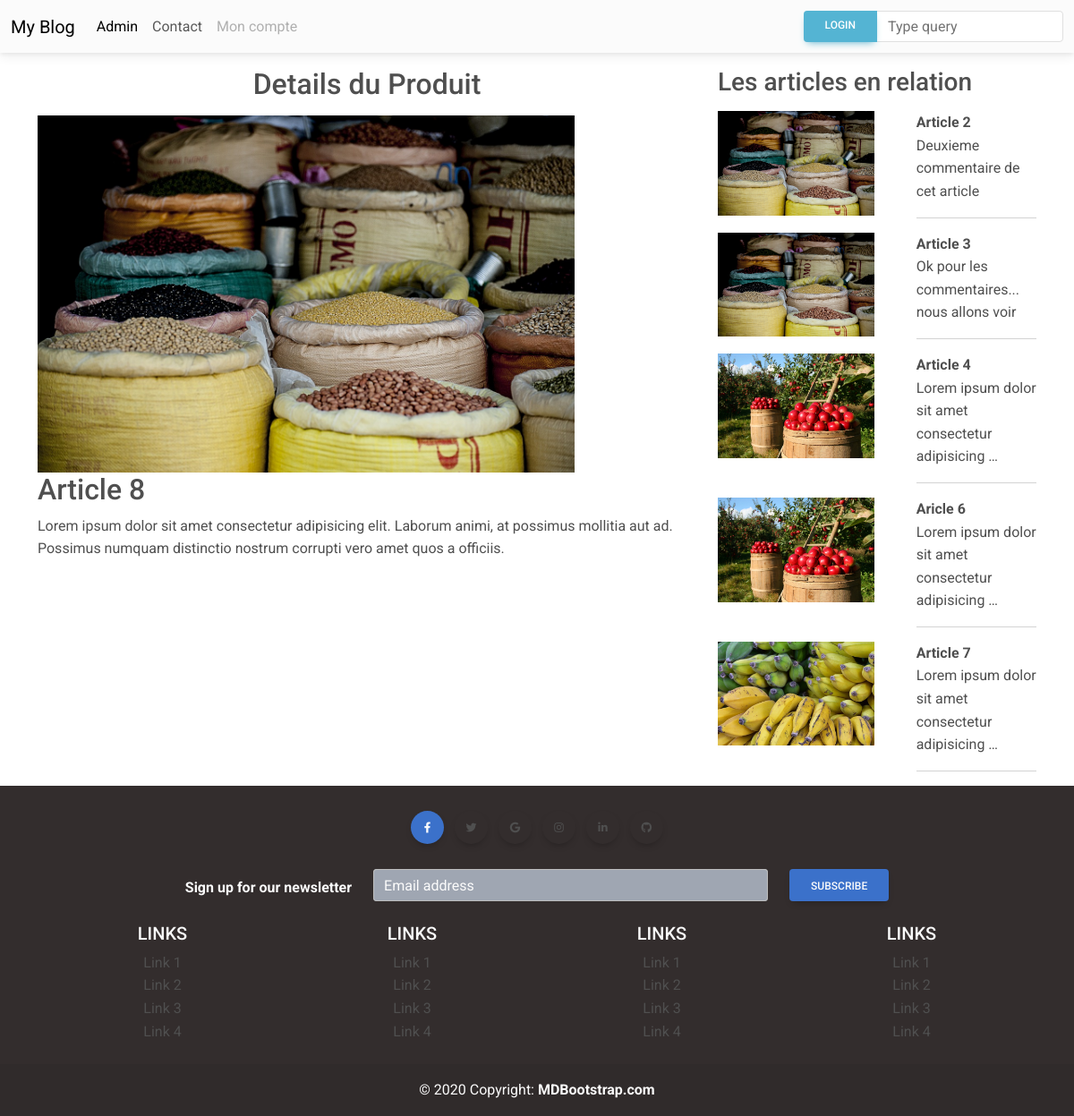
The app's page /article/11 with its own data.
### blog/models.py (models this page shows, shortened)
class Article(models.Model):
    user      = models.ForeignKey(User, on_delete=models.CASCADE, null=True)
    title     = models.CharField(max_length=50)
    Category  = models.ForeignKey(Category, on_delete=models.CASCADE)
    des       = models.TextField()
    image     = models.ImageField(null=True, blank=True)
    create_at = models.DateTimeField(auto_now_add=True)
    upload_at = models.DateTimeField(auto_now=True)

### blog/views.py (the view)
# urls.py: path('article/<int:id>', detail, name="detail"),
def detail(request, id) :
    article = get_object_or_404(Article, id=id)
    Category= article.Category
    article_en_relation = Article.objects.filter(Category=Category)[:5]
    return render(request, 'detail.html', {'article':article, 'aer':article_en_relation})

### blog/templates/detail.html
{% extends 'base.html' %} {% block content %}
<div class="container">
  <div class="row">
    <div class="col-md-8">
      <h2 class="text-center my-3">Details du Produit</h2>
      <img src=" {{article.image.url}} " alt="" style="max-width: 600px" />
      <h2>{{article.title}}</h2>
      <p>{{article.des}}</p>
    </div>
    <div class="col-md-4">
      <h3 class="my-3">Les articles en relation</h3>
      <div class="row">
        {% for art in aer %}
        {% if art.id != article.id %}
        <div class="col-md-7">
          <a href="{% url 'detail' id=art.id %}">
            <img src=" {{art.image.url}} " alt="" style="max-width: 175px" />
          </a>
        </div>
        <div class="col-5">
          <strong> {{art.title}} </strong> <br />
          {{art.des|truncatewords:7}}
          <hr />
        </div>
        {% endif %} {% endfor %}
      </div>
    </div>
  </div>
</div>
{% endblock %}

### blog/templates/base.html (shortened to what this page needs)
<!DOCTYPE html>
{% load static %}
<html lang="en">
  <head>
    <link
      rel="stylesheet"
      href="https://cdnjs.cloudflare.com/ajax/libs/font-awesome/6.0.0/css/all.min.css"
    />
    <link rel="stylesheet" href="{% static 'css/mdb.min.css' %}" />
  </head>
  <body>
     {% include '_nav.html' %}
    {% block content %} {% endblock %}
     {% include '_footer.html' %}
  </body>
</html>

### blog/templates/_nav.html (shortened to what this page needs)
<nav class="navbar navbar-expand-lg navbar-light bg-body-tertiary">
  <div class="container-fluid">
    <a class="navbar-brand" href="#">My Blog</a>
    <div class="collapse navbar-collapse" id="navbarTogglerDemo03">
      <ul class="navbar-nav me-auto mb-2 mb-lg-0">
        <li class="nav-item">
          <a class="nav-link active" aria-current="page" href="#">Admin</a>
        </li>
        <li class="nav-item">
          <a class="nav-link" href="#">Contact</a>
        </li>
        <li class="nav-item">
          <a class="nav-link disabled">Mon compte</a>
        </li>
      </ul>
      <form class="d-flex input-group w-auto" action="{% url 'search' %} ">
        {% if user.is_authenticated %}
        <a href="{% url 'logout' %}" class="btn btn-info" >Logout</a>
        {% else %}
        <a href="{% url 'login-blog' %}" class="btn btn-info" >Login</a>
        {% endif %}
        <input
          type="search"
          class="form-control"
          placeholder="Type query"
          aria-label="Search"
          name="article"
        />
      </form>
    </div>
  </div>
</nav>

### blog/templates/_footer.html
<footer class="bg-dark text-center text-light">
    <div class="container p-4">
      <section class="mb-4">
        <a data-mdb-ripple-init class="btn btn-outline btn-floating m-1 text-light bg-primary" href="#!" role="button"
          ><i class="fab fa-facebook-f"></i
        ></a>
        <a data-mdb-ripple-init class="btn btn-outline btn-floating m-1" href="#!" role="button"
          ><i class="fab fa-twitter"></i
        ></a>
        <a data-mdb-ripple-init class="btn btn-outline btn-floating m-1" href="#!" role="button"
          ><i class="fab fa-google"></i
        ></a>
        <a data-mdb-ripple-init class="btn btn-outline btn-floating m-1" href="#!" role="button"
          ><i class="fab fa-instagram"></i
        ></a>
        <a data-mdb-ripple-init class="btn btn-outline btn-floating m-1" href="#!" role="button"
          ><i class="fab fa-linkedin-in"></i
        ></a>
        <a data-mdb-ripple-init class="btn btn-outline btn-floating m-1" href="#!" role="button"
          ><i class="fab fa-github"></i
        ></a>
      </section>
      <section class="text-light">
        <form action="">
          <div class="row d-flex justify-content-center">
            <div class="col-auto">
              <p class="pt-2">
                <strong>Sign up for our newsletter</strong>
              </p>
            </div>
            <div class="col-md-5 col-12">
              <div data-mdb-input-init class="form-outline mb-4">
                <input type="email" id="form5Example24" class="form-control bg-secondary text-dark" />
                <label class="form-label text-light" for="form5Example24">Email address</label>
              </div>
            </div>
            <div class="col-auto">
              <button data-mdb-ripple-init type="submit" class="btn btn-outline bg-primary text-light mb-4">
                Subscribe
              </button>
            </div>
          </div>
        </form>
      </section>
      <section class="">
        <div class="row">
          <div class="col-lg-3 col-md-6 mb-4 mb-md-0">
            <h5 class="text-uppercase">Links</h5>
            <ul class="list-unstyled mb-0">
              <li>
                <a class="text-body" href="#!">Link 1</a>
              </li>
              <li>
                <a class="text-body" href="#!">Link 2</a>
              </li>
              <li>
                <a class="text-body" href="#!">Link 3</a>
              </li>
              <li>
                <a class="text-body" href="#!">Link 4</a>
              </li>
            </ul>
          </div>
          <div class="col-lg-3 col-md-6 mb-4 mb-md-0">
            <h5 class="text-uppercase">Links</h5>
            <ul class="list-unstyled mb-0">
              <li>
                <a class="text-body" href="#!">Link 1</a>
              </li>
              <li>
                <a class="text-body" href="#!">Link 2</a>
              </li>
              <li>
                <a class="text-body" href="#!">Link 3</a>
              </li>
              <li>
                <a class="text-body" href="#!">Link 4</a>
              </li>
            </ul>
          </div>
          <div class="col-lg-3 col-md-6 mb-4 mb-md-0">
            <h5 class="text-uppercase">Links</h5>
            <ul class="list-unstyled mb-0">
              <li>
                <a class="text-body" href="#!">Link 1</a>
              </li>
              <li>
                <a class="text-body" href="#!">Link 2</a>
              </li>
              <li>
                <a class="text-body" href="#!">Link 3</a>
              </li>
              <li>
                <a class="text-body" href="#!">Link 4</a>
              </li>
            </ul>
          </div>
          <div class="col-lg-3 col-md-6 mb-4 mb-md-0">
            <h5 class="text-uppercase">Links</h5>
            <ul class="list-unstyled mb-0">
              <li>
                <a class="text-body" href="#!">Link 1</a>
              </li>
              <li>
                <a class="text-body" href="#!">Link 2</a>
              </li>
              <li>
                <a class="text-body" href="#!">Link 3</a>
              </li>
              <li>
                <a class="text-body" href="#!">Link 4</a>
              </li>
            </ul>
          </div>
        </div>
      </section>
    </div>
    <div class="text-center p-3" style="background-color: rgba(0, 0, 0, 0.05);">
      © 2020 Copyright:
      <a class="text-reset fw-bold" href="https://mdbootstrap.com/">MDBootstrap.com</a>
    </div>
  </footer>

### records on screen
Article: image (picture), title "Article 8", des "Lorem ipsum dolor sit amet consectetur adipisicing elit. Laborum animi, at possimus mollitia aut ad. Possimus numquam distinctio nostrum corrupti vero amet quos a officiis."
Article: image (picture), title "Article 2", des "Deuxieme commentaire de cet article"
Article: image (picture), title "Article 3", des "Ok pour les commentaires... nous allons voir"
Article: image (picture), title "Article 4", des "Lorem ipsum dolor sit amet consectetur adipisicing …"
Article: image (picture), title "Aricle 6", des "Lorem ipsum dolor sit amet consectetur adipisicing …"
Article: image (picture), title "Article 7", des "Lorem ipsum dolor sit amet consectetur adipisicing …"
